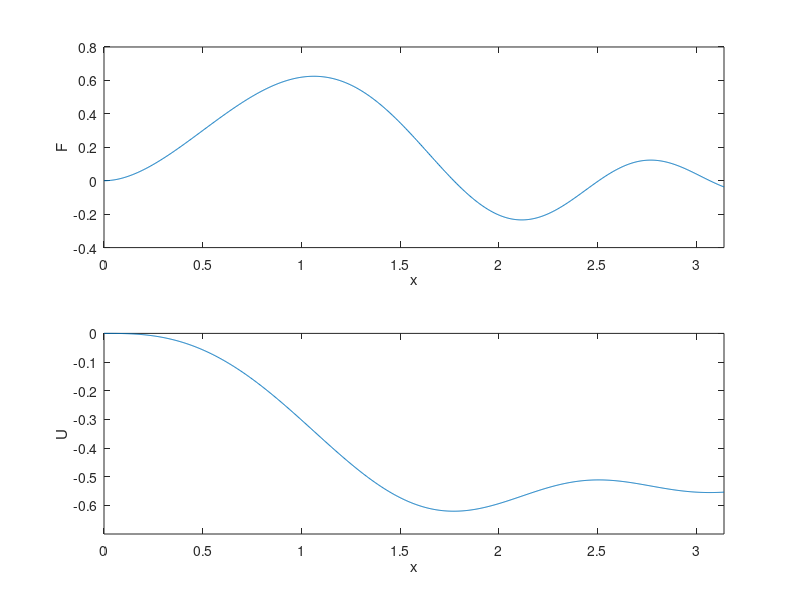

Reproduce this figure in MATLAB.
clf;
x = linspace(0,pi,1000);
F = 2*sin(x.^2).*exp(-x);
subplot(2,1,1);
plot(x,F);
xlabel('x');
ylabel('F');
axis([0,pi,-0.4,0.8]);
I = trapz(x,F)
U = cumtrapz(x,-F);
subplot(2,1,2);
plot(x,U);
xlabel('x');
ylabel('U');
axis([0,pi,-0.7,0]);